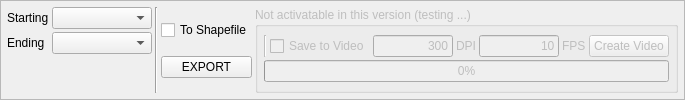
                 <widget class="QFrame" name="frame_9">
                  <property name="frameShape">
                   <enum>QFrame::StyledPanel</enum>
                  </property>
                  <property name="frameShadow">
                   <enum>QFrame::Raised</enum>
                  </property>
                  <layout class="QHBoxLayout" name="horizontalLayout_39">
                   <property name="spacing">
                    <number>3</number>
                   </property>
                   <property name="leftMargin">
                    <number>6</number>
                   </property>
                   <property name="topMargin">
                    <number>6</number>
                   </property>
                   <property name="rightMargin">
                    <number>6</number>
                   </property>
                   <property name="bottomMargin">
                    <number>6</number>
                   </property>
                   <item>
                    <layout class="QFormLayout" name="formLayout">
                     <property name="horizontalSpacing">
                      <number>3</number>
                     </property>
                     <property name="verticalSpacing">
                      <number>3</number>
                     </property>
                     <item row="0" column="0">
                      <widget class="QLabel" name="label_53">
                       <property name="sizePolicy">
                        <sizepolicy hsizetype="Minimum" vsizetype="Preferred">
                         <horstretch>0</horstretch>
                         <verstretch>0</verstretch>
                        </sizepolicy>
                       </property>
                       <property name="font">
                        <font>
                         <weight>50</weight>
                         <bold>false</bold>
                        </font>
                       </property>
                       <property name="text">
                        <string>Starting</string>
                       </property>
                      </widget>
                     </item>
                     <item row="0" column="1">
                      <widget class="QComboBox" name="comboBox_gwsw_sdate">
                       <property name="sizePolicy">
                        <sizepolicy hsizetype="Expanding" vsizetype="Fixed">
                         <horstretch>0</horstretch>
                         <verstretch>0</verstretch>
                        </sizepolicy>
                       </property>
                       <property name="minimumSize">
                        <size>
                         <width>100</width>
                         <height>0</height>
                        </size>
                       </property>
                       <property name="sizeAdjustPolicy">
                        <enum>QComboBox::AdjustToMinimumContentsLength</enum>
                       </property>
                      </widget>
                     </item>
                     <item row="1" column="0">
                      <widget class="QLabel" name="label_54">
                       <property name="sizePolicy">
                        <sizepolicy hsizetype="Minimum" vsizetype="Preferred">
                         <horstretch>0</horstretch>
                         <verstretch>0</verstretch>
                        </sizepolicy>
                       </property>
                       <property name="font">
                        <font>
                         <weight>50</weight>
                         <bold>false</bold>
                        </font>
                       </property>
                       <property name="text">
                        <string>Ending</string>
                       </property>
                      </widget>
                     </item>
                     <item row="1" column="1">
                      <widget class="QComboBox" name="comboBox_gwsw_edate">
                       <property name="sizePolicy">
                        <sizepolicy hsizetype="Expanding" vsizetype="Fixed">
                         <horstretch>0</horstretch>
                         <verstretch>0</verstretch>
                        </sizepolicy>
                       </property>
                       <property name="minimumSize">
                        <size>
                         <width>100</width>
                         <height>0</height>
                        </size>
                       </property>
                      </widget>
                     </item>
                    </layout>
                   </item>
                   <item>
                    <widget class="Line" name="line_9">
                     <property name="orientation">
                      <enum>Qt::Vertical</enum>
                     </property>
                    </widget>
                   </item>
                   <item>
                    <layout class="QVBoxLayout" name="verticalLayout_19">
                     <property name="spacing">
                      <number>3</number>
                     </property>
                     <property name="leftMargin">
                      <number>0</number>
                     </property>
                     <property name="topMargin">
                      <number>0</number>
                     </property>
                     <item>
                      <widget class="QCheckBox" name="checkBox_export_gwsw_shp">
                       <property name="font">
                        <font>
                         <weight>50</weight>
                         <bold>false</bold>
                        </font>
                       </property>
                       <property name="text">
                        <string>To Shapefile</string>
                       </property>
                       <property name="tristate">
                        <bool>false</bool>
                       </property>
                      </widget>
                     </item>
                     <item>
                      <widget class="QPushButton" name="pushButton_export_gwsw">
                       <property name="font">
                        <font>
                         <weight>50</weight>
                         <bold>false</bold>
                        </font>
                       </property>
                       <property name="text">
                        <string>EXPORT</string>
                       </property>
                      </widget>
                     </item>
                    </layout>
                   </item>
                   <item>
                    <widget class="QGroupBox" name="groupBox_10">
                     <property name="enabled">
                      <bool>false</bool>
                     </property>
                     <property name="font">
                      <font>
                       <weight>50</weight>
                       <bold>false</bold>
                      </font>
                     </property>
                     <property name="title">
                      <string>Not activatable in this version (testing ...)</string>
                     </property>
                     <property name="checkable">
                      <bool>false</bool>
                     </property>
                     <layout class="QVBoxLayout" name="verticalLayout_7">
                      <property name="leftMargin">
                       <number>6</number>
                      </property>
                      <property name="topMargin">
                       <number>3</number>
                      </property>
                      <property name="rightMargin">
                       <number>6</number>
                      </property>
                      <property name="bottomMargin">
                       <number>3</number>
                      </property>
                      <item>
                       <layout class="QVBoxLayout" name="verticalLayout_42">
                        <property name="spacing">
                         <number>3</number>
                        </property>
                        <item>
                         <layout class="QHBoxLayout" name="horizontalLayout_38">
                          <property name="spacing">
                           <number>3</number>
                          </property>
                          <property name="topMargin">
                           <number>0</number>
                          </property>
                          <item>
                           <widget class="Line" name="line_15">
                            <property name="orientation">
                             <enum>Qt::Vertical</enum>
                            </property>
                           </widget>
                          </item>
                          <item>
                           <widget class="QCheckBox" name="checkBox_gwsw_toVideo">
                            <property name="enabled">
                             <bool>false</bool>
                            </property>
                            <property name="font">
                             <font>
                              <weight>50</weight>
                              <bold>false</bold>
                             </font>
                            </property>
                            <property name="text">
                             <string>Save to Video</string>
                            </property>
                            <property name="checkable">
                             <bool>true</bool>
                            </property>
                           </widget>
                          </item>
                          <item>
                           <widget class="QLineEdit" name="lineEdit_gwsw_dpi">
                            <property name="enabled">
                             <bool>false</bool>
                            </property>
                            <property name="sizePolicy">
                             <sizepolicy hsizetype="Fixed" vsizetype="Fixed">
                              <horstretch>0</horstretch>
                              <verstretch>0</verstretch>
                             </sizepolicy>
                            </property>
                            <property name="minimumSize">
                             <size>
                              <width>30</width>
                              <height>0</height>
                             </size>
                            </property>
                            <property name="maximumSize">
                             <size>
                              <width>80</width>
                              <height>16777215</height>
                             </size>
                            </property>
                            <property name="font">
                             <font>
                              <weight>50</weight>
                              <bold>false</bold>
                             </font>
                            </property>
                            <property name="text">
                             <string>300</string>
                            </property>
                            <property name="alignment">
                             <set>Qt::AlignRight|Qt::AlignTrailing|Qt::AlignVCenter</set>
                            </property>
                           </widget>
                          </item>
                          <item>
                           <widget class="QLabel" name="label_55">
                            <property name="font">
                             <font>
                              <weight>50</weight>
                              <bold>false</bold>
                             </font>
                            </property>
                            <property name="text">
                             <string>DPI</string>
                            </property>
                           </widget>
                          </item>
                          <item>
                           <widget class="QLineEdit" name="lineEdit_gwsw_fps">
                            <property name="enabled">
                             <bool>false</bool>
                            </property>
                            <property name="sizePolicy">
                             <sizepolicy hsizetype="Fixed" vsizetype="Fixed">
                              <horstretch>0</horstretch>
                              <verstretch>0</verstretch>
                             </sizepolicy>
                            </property>
                            <property name="minimumSize">
                             <size>
                              <width>30</width>
                              <height>0</height>
                             </size>
                            </property>
                            <property name="maximumSize">
                             <size>
                              <width>80</width>
                              <height>16777215</height>
                             </size>
                            </property>
                            <property name="font">
                             <font>
                              <weight>50</weight>
                              <bold>false</bold>
                             </font>
                            </property>
                            <property name="text">
                             <string>10</string>
                            </property>
                            <property name="alignment">
                             <set>Qt::AlignRight|Qt::AlignTrailing|Qt::AlignVCenter</set>
                            </property>
                           </widget>
                          </item>
                          <item>
                           <widget class="QLabel" name="label_56">
                            <property name="font">
                             <font>
                              <weight>50</weight>
                              <bold>false</bold>
                             </font>
                            </property>
                            <property name="text">
                             <string>FPS</string>
                            </property>
                           </widget>
                          </item>
                          <item>
                           <widget class="QPushButton" name="pushButton_gwsw_autoplot">
                            <property name="enabled">
                             <bool>false</bool>
                            </property>
                            <property name="font">
                             <font>
                              <weight>50</weight>
                              <bold>false</bold>
                             </font>
                            </property>
                            <property name="text">
                             <string>Create Video</string>
                            </property>
                            <property name="checkable">
                             <bool>false</bool>
                            </property>
                           </widget>
                          </item>
                         </layout>
                        </item>
                        <item>
                         <layout class="QHBoxLayout" name="horizontalLayout_41">
                          <property name="topMargin">
                           <number>0</number>
                          </property>
                          <item>
                           <widget class="QProgressBar" name="progressBar_gwsw">
                            <property name="font">
                             <font>
                              <weight>50</weight>
                              <bold>false</bold>
                             </font>
                            </property>
                            <property name="value">
                             <number>0</number>
                            </property>
                            <property name="alignment">
                             <set>Qt::AlignRight|Qt::AlignTrailing|Qt::AlignVCenter</set>
                            </property>
                            <property name="format">
                             <string>%p%</string>
                            </property>
                           </widget>
                          </item>
                         </layout>
                        </item>
                       </layout>
                      </item>
                     </layout>
                    </widget>
                   </item>
                  </layout>
                 </widget>
